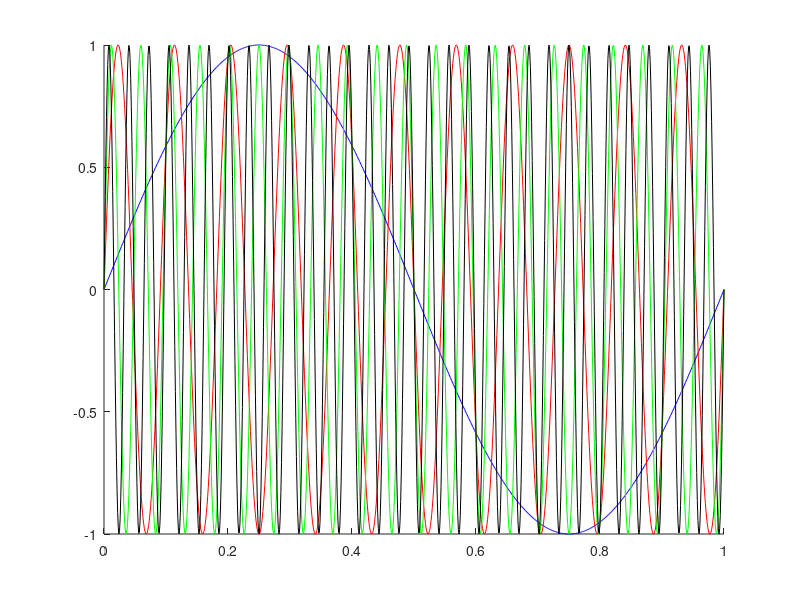
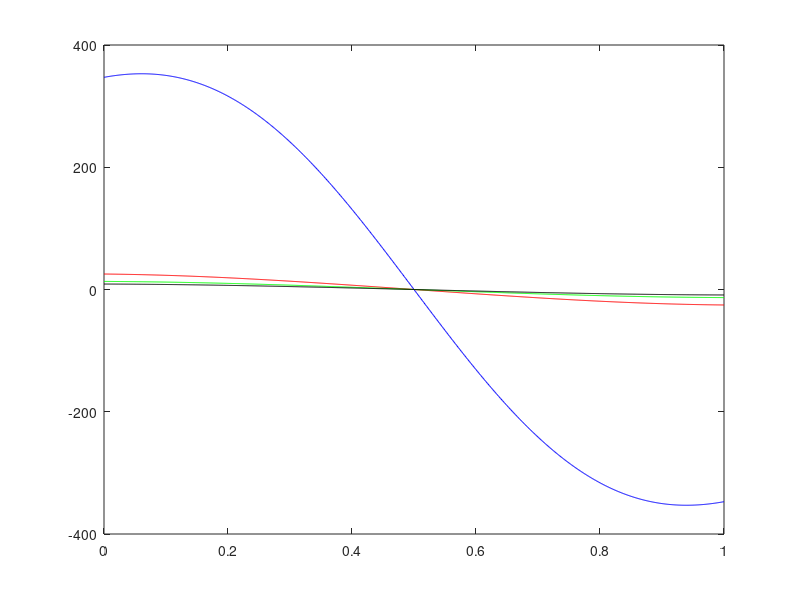

The MATLAB source for these figures, in order: (Note: this script raises an error after producing the figures.)
clear all
close all

n = 1000;
s = 0:1/(n-1):1;
x = s;
p = 1:10:1000;

d = 1;

for ii = 1:length(s)
    Kst(ii,:) = d./((d.^2 + (s(ii) - x).^2).^3/2);
end

for ii = 1:length(p)
    fpt(ii,:) = sin(2*pi*p(ii)*x);
end


for jj = 1:length(p)
    for ii = 1:length(s)
        gps(jj,ii) = sum(Kst(ii,:).*fpt(jj,:));
        I(jj,ii) = sum(x.*fpt(jj,:));
    end
end



gph = char('b','r','g','k');
for ii = 1:length(p)
    hold on
    figure(1)
    plot(x,fpt(ii,:),sprintf('%s',gph(ii)))
    figure(2)
    plot(s,gps(ii,:),sprintf('%s',gph(ii)))
end
figure(3)
plot(p,I)
